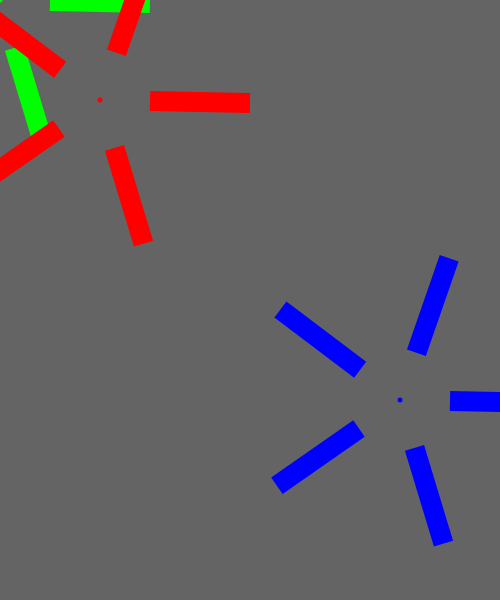
Frame 1 (no input)
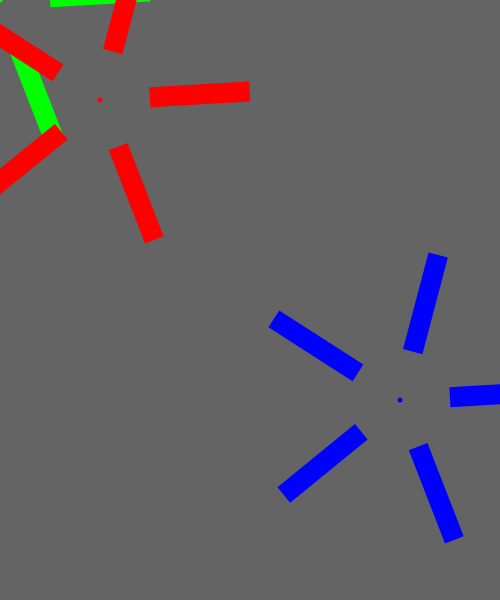
Frame 60 (no input)
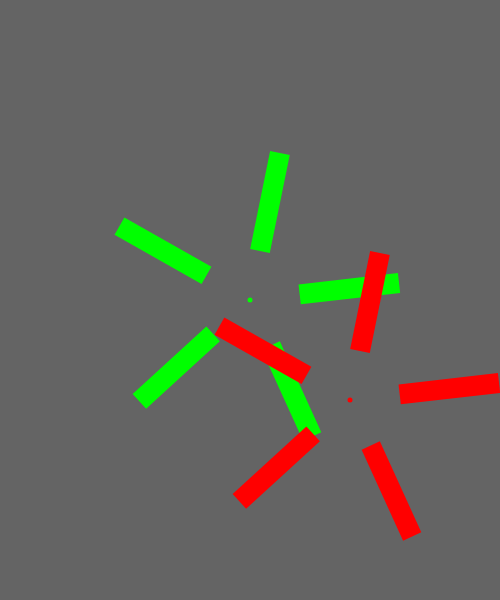
Frame 120 (the mouse pressed at the canvas centre since frame 60)

The p5.js sketch that drew these frames (run headless with seeded random() and noise() and a simulated clock; from frame 60 on, the mouse is pressed at the canvas centre):

// p5.js sketch
// ── sketch.js
function setup() {
  createCanvas(500, 600);
  rectMode(CENTER);
  noStroke();

}

function draw() {
  background(100);

  fill(0, 255, 0);
  flower(mouseX, mouseY);

  fill(255, 0, 0);
  flower(100, 100); //here we translate it again;

  fill(0, 0, 255);
  flower(300, 300);
}

function flower(x, y) {
  //we give two var x and y to pass on to the function;
  //translate(width / 2, height / 2);
  translate(x, y);
  //fill(255, 0, 0);
  ellipse(0, 0, 5, 5);

  for (var angle = 0; angle < 360; angle += 72) {
    push();
    /*if we don't put push and pop here,
    we will rotate the original rect 72 degree to rect1,
    and then we rotate rect1 144 degree(because of the for loop)
    
    */
    rotate(radians(angle));
    rotate(frameCount * 0.02);
    //fill(255, 255, 0);
    rect(100, 0, 100, 20);
    pop();
  }
}
